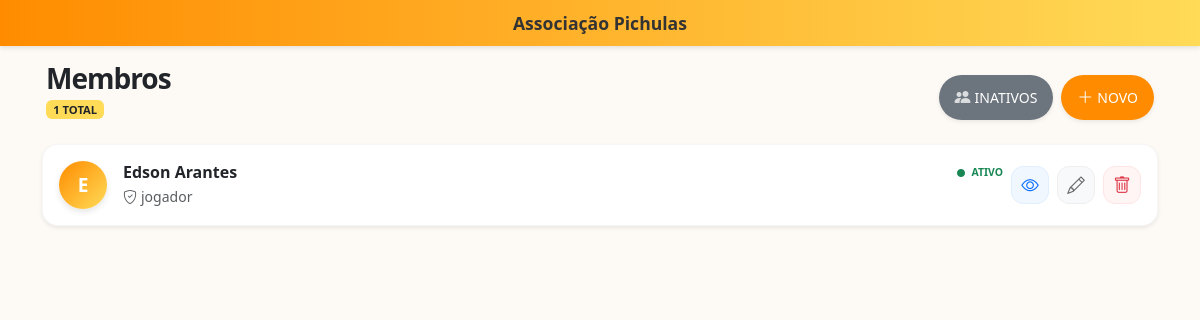
The app's page /associados/listar/, older data.
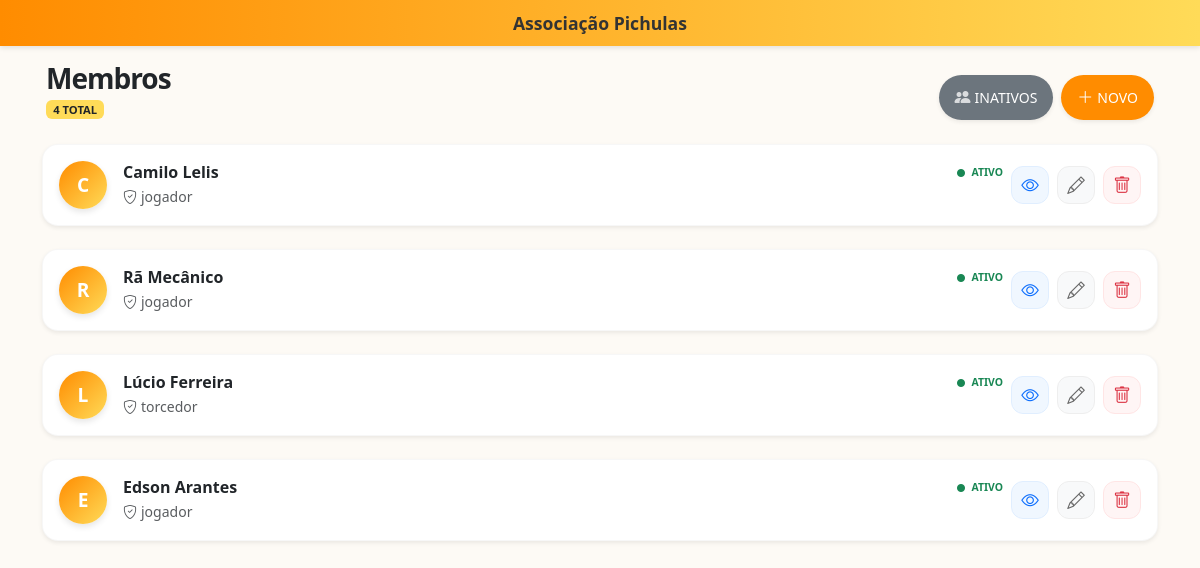
The same page, newer data.
### associados/models.py (models this page shows, shortened)
class Associados(models.Model):
    TIPO_CHOICES = (
        ('jogador','Jogador'),
        ('torcedor','Torcedor'),
    )
    nome = models.CharField(max_length = 50)
    sobrenome = models.CharField(max_length = 50)
    tipo = models.CharField(max_length = 50, choices = TIPO_CHOICES, blank = True, null = True)
    data_cadastro = models.DateField(default = timezone.now)
    valor_mensalidade = models.DecimalField(max_digits=10, decimal_places=2)
    saldo_credito = models.DecimalField(max_digits=10, decimal_places=2, default=0)
    ativo = models.BooleanField(default = True)

### associados/views.py (the view)
# urls.py: path('listar/', views.lista_associados, name='lista_associados'),
def lista_associados(request):
    associados = Associados.objects.filter(ativo=True)
    return render(request, 'lista_associados.html',{'associados':associados})

### associados/templates/lista_associados.html (shortened to what this page needs)
{% extends 'base.html' %}
{% block content %}
<div class="d-flex justify-content-between align-items-end mb-4 px-1">
    <div>
        <h1 class="h3 mb-0 fw-bold text-dark" style="letter-spacing: -1px;">Membros</h1>
        <span class="badge bg-warning text-dark fw-bold" style="font-size: 0.7rem; background-color: var(--cor-amarelo)!important;">
            {{ associados|length }} TOTAL
        </span>
    </div>
    <div class="d-flex gap-2">
        <a href="{% url 'lista_inativos' %}" class="btn btn-secondary rounded-pill px-3 shadow-sm d-flex align-items-center"
           style="background-color: #6c757d; border: none; height: 45px;">
            <i class="bi bi-people-fill opacity-75 me-1"></i> <span class="small">INATIVOS</span>
        </a>
        <a href="{% url 'cadastrar_associado' %}" class="btn btn-dark rounded-pill px-3 shadow-sm d-flex align-items-center"
           style="background-color: var(--cor-laranja); border: none; height: 45px;">
            <i class="bi bi-plus-lg me-1"></i> <span class="small">NOVO</span>
        </a>
    </div>
</div>
<div class="row g-2">
    {% for associado in associados %}
    <div class="col-12">
        <div class="card border-0 shadow-sm rounded-4 overflow-hidden">
            <div class="card-body p-3">
                <div class="d-flex align-items-center">
                    <div class="flex-shrink-0 me-3">
                        <div class="avatar-circle">
                            {{ associado.nome|first|upper }}
                        </div>
                    </div>
                    <div class="flex-grow-1">
                        <div class="d-flex justify-content-between align-items-center">
                            <h6 class="mb-0 fw-bold text-dark text-truncate" style="max-width: 140px;">
                                {{ associado.nome }} {{ associado.sobrenome }}
                            </h6>
                            <small class="text-success fw-bold" style="font-size: 0.65rem;">
                                <i class="bi bi-circle-fill me-1" style="font-size: 0.5rem;"></i> ATIVO
                            </small>
                        </div>
                        <div class="d-flex align-items-center mt-1">
                            <span class="text-muted small">
                                <i class="bi bi-shield-check me-1"></i>{{ associado.tipo }}
                            </span>
                        </div>
                    </div>
                    <div class="ms-2 d-flex gap-2">
                        <a href="{% url 'detalhe_associado' associado.id %}" class="btn-action view" title="Ver detalhes">
                            <i class="bi bi-eye"></i>
                        </a>
                        <a href="{% url 'editar_associado' associado.id %}" class="btn-action edit" title="Editar">
                            <i class="bi bi-pencil"></i>
                        </a>
                        <a href="{% url 'remover_associado' associado.id %}" class="btn-action delete" title="Remover">
                            <i class="bi bi-trash"></i>
                        </a>
                    </div>
                </div>
            </div>
        </div>
    </div>
    {% endfor %}
</div>
{% endblock %}

Row changes from the older to the newer data that the page shows:
now on this page (row edited): Associados: nome|first "C", nome "Camilo", sobrenome "Lelis", tipo "jogador"
now on this page (row edited): Associados: nome|first "R", nome "Rã", sobrenome "Mecânico", tipo "jogador"
now on this page (row edited): Associados: nome|first "L", nome "Lúcio", sobrenome "Ferreira", tipo "torcedor"
Text that changed along with them:
{{ associados|length }}: "1" → "4"
